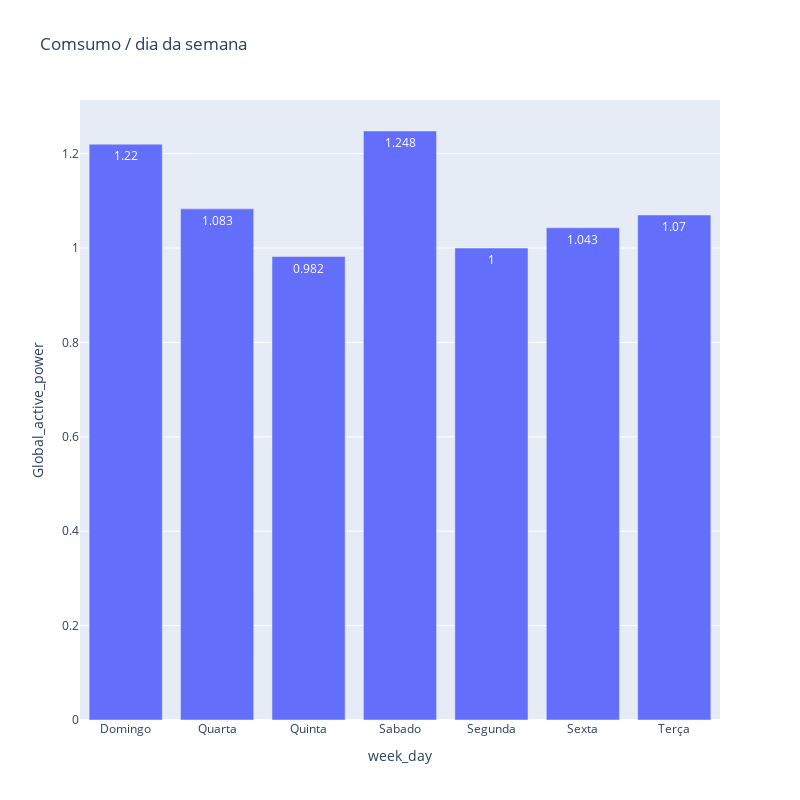

The code cell stored with this chart in its notebook:
### Markdown cell above
--- 

### 10. Compare o consumo médio de energia ativa global em dias de semana versus finais desemana.

### Code cell
week_day_consuption = df_household.groupby('week_day')['Global_active_power'].mean().round(3).reset_index()

fig = px.bar(
    week_day_consuption,
    x="week_day",
    y="Global_active_power",
    title="Comsumo / dia da semana",
    text="Global_active_power",
)
fig.update_layout(
    width=800,
    height=800,
)

fig.show()

### Figure 1 — Plotly figure (JSON) as saved in the notebook; plotly's stock layout.template omitted (floating-point values rounded to 4 significant figures)
{"data": [{"hovertemplate": "week_day=%{x}<br>Global_active_power=%{text}<extra></extra>", "legendgroup": "", "marker": {"color": "#636efa", "pattern": {"shape": ""}}, "name": "", "orientation": "v", "showlegend": false, "text": [1.22, 1.083, 0.982, 1.248, 1.0, 1.043, 1.07], "textposition": "auto", "type": "bar", "x": ["Domingo", "Quarta", "Quinta", "Sabado", "Segunda", "Sexta", "Terça"], "xaxis": "x", "y": [1.22, 1.083, 0.982, 1.248, 1.0, 1.043, 1.07], "yaxis": "y"}], "layout": {"barmode": "relative", "height": 800, "legend": {"tracegroupgap": 0}, "title": {"text": "Comsumo / dia da semana"}, "width": 800, "xaxis": {"anchor": "y", "domain": [0, 1], "title": {"text": "week_day"}}, "yaxis": {"anchor": "x", "domain": [0, 1], "title": {"text": "Global_active_power"}}}}
